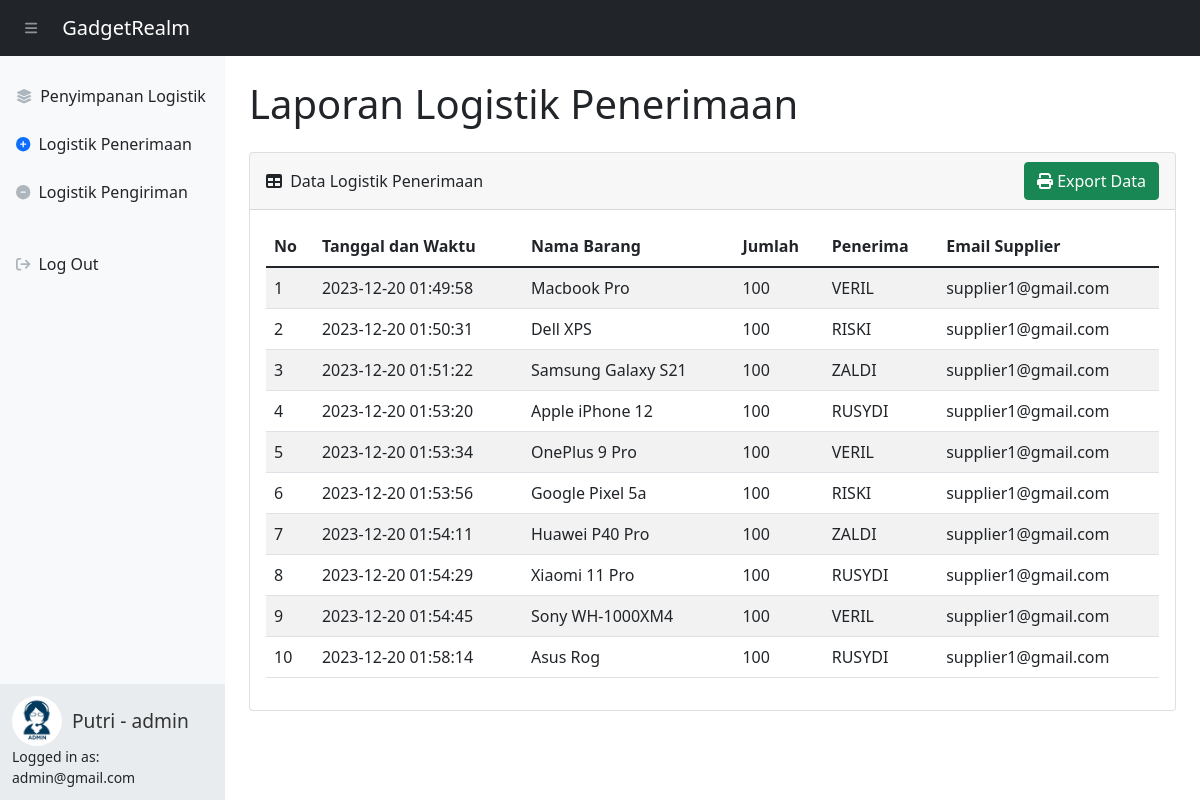
Screenshot of /barang_masuk-pimpinan.php (signed in) with the database file from the repository.
### tables this page shows
CREATE TABLE `masuk` (
  `idmasuk` int(11) NOT NULL,
  `idbarang` int(11) NOT NULL,
  `tanggal` timestamp NOT NULL DEFAULT current_timestamp(),
  `qty` int(11) NOT NULL,
  `penerima` varchar(25) NOT NULL,
  `email` varchar(255) DEFAULT NULL
);

CREATE TABLE `stock` (
  `idbarang` int(11) NOT NULL,
  `namabarang` varchar(25) NOT NULL,
  `deskripsi` varchar(50) NOT NULL,
  `tipe` varchar(20) NOT NULL,
  `stock` int(11) NOT NULL
);

### get_barang_masuk.php (called while the page is built, shortened)
<?php
require 'config/db_connect.php';
$sql = "SELECT * FROM masuk, stock WHERE masuk.idbarang = stock.idbarang";
$result = mysqli_query($conn, $sql);
$data_barang_masuk = mysqli_fetch_all($result, MYSQLI_ASSOC);
?>

### barang_masuk-pimpinan.php (the view, shortened to what this page needs)
<?php
require 'config/db_connect.php';
require 'get_barang_masuk.php';
?>
<!DOCTYPE html>
<html lang="en">
<head>
    <link href="css/styles.css" rel="stylesheet" />
</head>
<body class="sb-nav-fixed">
    <?php require 'templates/topnavigation.php'; ?>
    <div id="layoutSidenav">
        <?php require 'templates/sidenavigation-pimpinan.php'; ?>
        <div id="layoutSidenav_content">
            <main>
                <div class="container-fluid px-sm-4">
                    <h1 class="my-4">Laporan Logistik Penerimaan</h1>
                    <div class="card mb-4">
                    <div
                            class="card-header d-flex justify-content-between align-items-sm-center flex-column flex-sm-row">
                            <div class="py-2">
                                <i class="fas fa-table me-1"></i>
                                Data Logistik Penerimaan
                            </div>
                            <div>
                                <button type="button" class="btn btn-success"
                                    onclick="window.open('export-bmasuk.php', '_blank')">
                                    <i class="fa-solid fa-print"></i> Export Data
                                </button>
                            </div>
                        </div>
                        <div class="card-body">
                            <table id="datatablesSimple" class="table table-striped">
                                <thead>
                                    <tr>
                                        <th>No</th>
                                        <th>Tanggal dan Waktu</th>
                                        <th>Nama Barang</th>
                                        <th>Jumlah</th>
                                        <th>Penerima</th>
                                        <th>Email Supplier</th>
                                    </tr>
                                </thead>
                                <tbody>
                                    <?php $i = 1; ?>
                                    <?php foreach($data_barang_masuk as $item): ?>
                                    <tr>
                                        <td>
                                            <?php echo $i; ?>
                                        </td>
                                        <td>
                                            <?php echo $item['tanggal']; ?>
                                        </td>
                                        <td>
                                            <?php echo $item['namabarang']; ?>
                                        </td>
                                        <td>
                                            <?php echo $item['qty']; ?>
                                        </td>
                                        <td>
                                            <?php echo $item['penerima']; ?>
                                        </td>
                                        <td><?php echo $item['email']; ?></td>
                                    </tr>
                                    <?php $i++; ?>
                                    <?php endforeach ?>
                                </tbody>
                            </table>
                        </div>
                    </div>
                </div>
            </main>
        </div>
    </div>
    <link href="https://cdn.jsdelivr.net/npm/simple-datatables@latest/dist/style.css" rel="stylesheet" type="text/css">
</body>
</html>

### templates/sidenavigation-pimpinan.php (shortened to what this page needs)
<div id="layoutSidenav_nav">
    <nav class="sb-sidenav accordion sb-sidenav-light" id="sidenavAccordion">
        <div class="sb-sidenav-menu">
            <div class="nav mt-3">
                <a class="nav-link" href="index.php">
                    <div class="sb-nav-link-icon <?php echo strpos($_SERVER['REQUEST_URI'], 'pimpinan_dashboard') ? 'text-primary' : ''; ?>"><i class="fa-solid fa-layer-group"></i></div>
                    Penyimpanan Logistik
                </a>
                <a class="nav-link" href="barang_masuk-pimpinan.php">
                    <div class="sb-nav-link-icon <?php echo strpos($_SERVER['REQUEST_URI'], 'barang_masuk') ? 'text-primary' : ''; ?>"><i class="fa-solid fa-circle-plus"></i></div>
                    Logistik Penerimaan
                </a>
                <a class="nav-link" href="barang_keluar-pimpinan.php">
                    <div class="sb-nav-link-icon <?php echo strpos($_SERVER['REQUEST_URI'], 'barang_keluar') ? 'text-primary' : ''; ?>"><i class="fa-solid fa-circle-minus"></i></div>
                    Logistik Pengiriman
                </a>
                <a class="nav-link mt-4" href="logout.php">
                    <div class="sb-nav-link-icon"><i class="fa-solid fa-arrow-right-from-bracket"></i></div>
                    Log Out
                </a>
            </div>
        </div>
 <div class="sb-sidenav-footer">
            <?php
            include 'config/db_connect.php';
            $email = $_SESSION['email'];
            $query = "SELECT foto,nama,role FROM login WHERE email = '$email'";
            $result = mysqli_query($conn, $query);
            if ($result) {
                $row = mysqli_fetch_assoc($result);
                $foto = $row['foto'];
                $nama = $row['nama'];
                $role = $row['role'];
                if (!empty($foto)) {
                    $uploadsFolder = 'uploads/';
                    $photoUrl = $uploadsFolder . $foto;
                    echo '<div class="user-button">';
                    echo '<a href="profil-pimpinan.php">';
                    echo '<img src="' . $photoUrl . '" alt="Foto Pengguna" class="user-photo">';
                    echo '<span class="user-name">' . $nama . ' - ' . $role . '</span>';
                    echo '</a>';
                    echo '</div>';
                }
                echo '<div class="small">Logged in as: ' . $_SESSION['email'] . '</div>';
            }
            ?>
        </div>
    </nav>
</div>

### templates/sidenavigation-pimpinan.php (style rules this page uses)
.user-button a { display: flex; align-items: center; text-decoration: none; color: inherit; }
.user-photo { width: 50px; height: 50px; border-radius: 50%; margin-right: 10px; transition: transform 0.3s; }
.user-name { font-size: 1.2em; color: #333; }

### rows the page displays
masuk: tanggal "2023-12-20 01:49:58", idbarang.namabarang "Macbook Pro", qty "100", penerima "VERIL", email "supplier1@gmail.com"
masuk: tanggal "2023-12-20 01:50:31", idbarang.namabarang "Dell XPS", qty "100", penerima "RISKI", email "supplier1@gmail.com"
masuk: tanggal "2023-12-20 01:51:22", idbarang.namabarang "Samsung Galaxy S21", qty "100", penerima "ZALDI", email "supplier1@gmail.com"
masuk: tanggal "2023-12-20 01:53:20", idbarang.namabarang "Apple iPhone 12", qty "100", penerima "RUSYDI", email "supplier1@gmail.com"
masuk: tanggal "2023-12-20 01:53:34", idbarang.namabarang "OnePlus 9 Pro", qty "100", penerima "VERIL", email "supplier1@gmail.com"
masuk: tanggal "2023-12-20 01:53:56", idbarang.namabarang "Google Pixel 5a", qty "100", penerima "RISKI", email "supplier1@gmail.com"
masuk: tanggal "2023-12-20 01:54:11", idbarang.namabarang "Huawei P40 Pro", qty "100", penerima "ZALDI", email "supplier1@gmail.com"
masuk: tanggal "2023-12-20 01:54:29", idbarang.namabarang "Xiaomi 11 Pro", qty "100", penerima "RUSYDI", email "supplier1@gmail.com"
masuk: tanggal "2023-12-20 01:54:45", idbarang.namabarang "Sony WH-1000XM4", qty "100", penerima "VERIL", email "supplier1@gmail.com"
masuk: tanggal "2023-12-20 01:58:14", idbarang.namabarang "Asus Rog", qty "100", penerima "RUSYDI", email "supplier1@gmail.com"

### other values shown
$nama "Putri"
$role "admin"
$_SESSION['email'] "admin@gmail.com"
